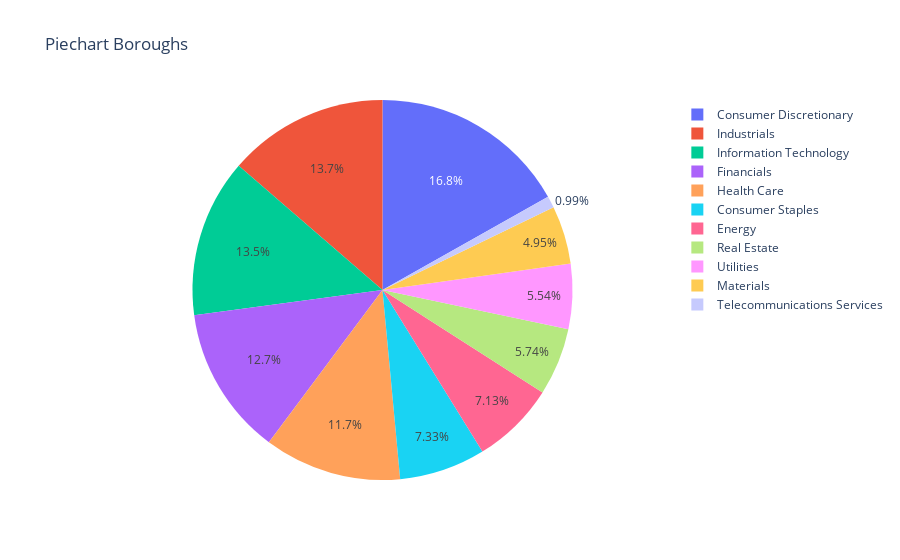

The cell this chart's notebook holds for it:
### Code cell
df_prueba=df[['GICS Sector','Ticker symbol']]
pie_borough = df_prueba.groupby('GICS Sector').agg('count')
pie_borough

import plotly.express as px
fig = px.pie(pie_borough, values='Ticker symbol', \
             names=pie_borough.index, title='Piechart Boroughs')
fig.show()

### Figure 1 — Plotly figure (JSON) as saved in the notebook; plotly's stock layout.template omitted (floating-point values rounded to 4 significant figures)
{"data": [{"domain": {"x": [0, 1], "y": [0, 1]}, "hovertemplate": "GICS Sector=%{label}<br>Ticker symbol=%{value}<extra></extra>", "labels": ["Consumer Discretionary", "Consumer Staples", "Energy", "Financials", "Health Care", "Industrials", "Information Technology", "Materials", "Real Estate", "Telecommunications Services", "Utilities"], "legendgroup": "", "name": "", "showlegend": true, "type": "pie", "values": [85, 37, 36, 64, 59, 69, 68, 25, 29, 5, 28]}], "layout": {"autosize": true, "legend": {"tracegroupgap": 0}, "title": {"text": "Piechart Boroughs"}}}
